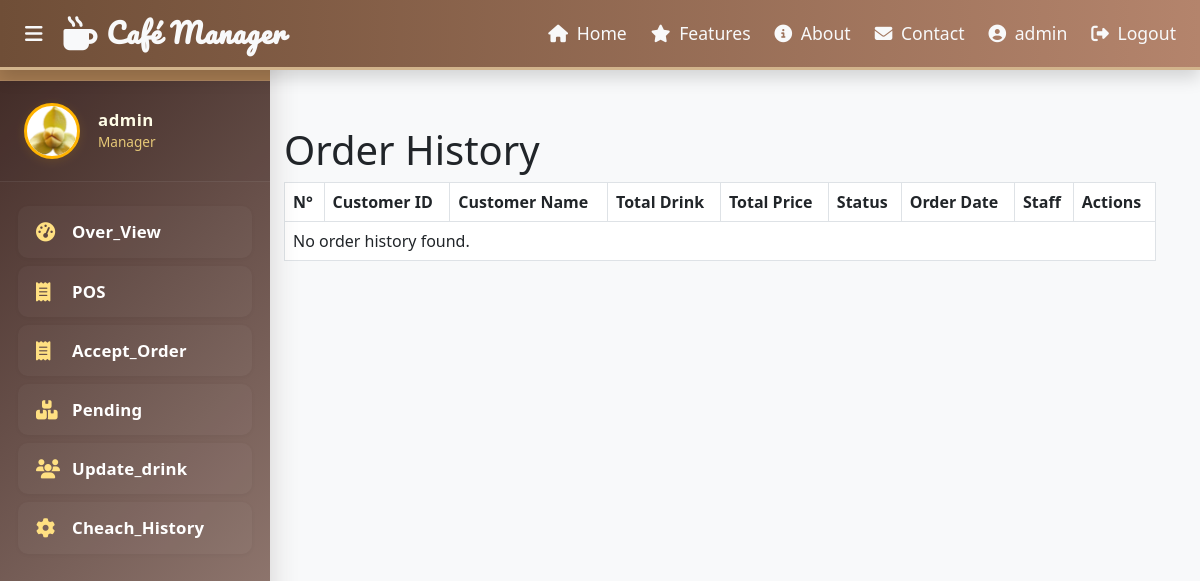
/history/ (signed in), run on an earlier commit of the app's database.
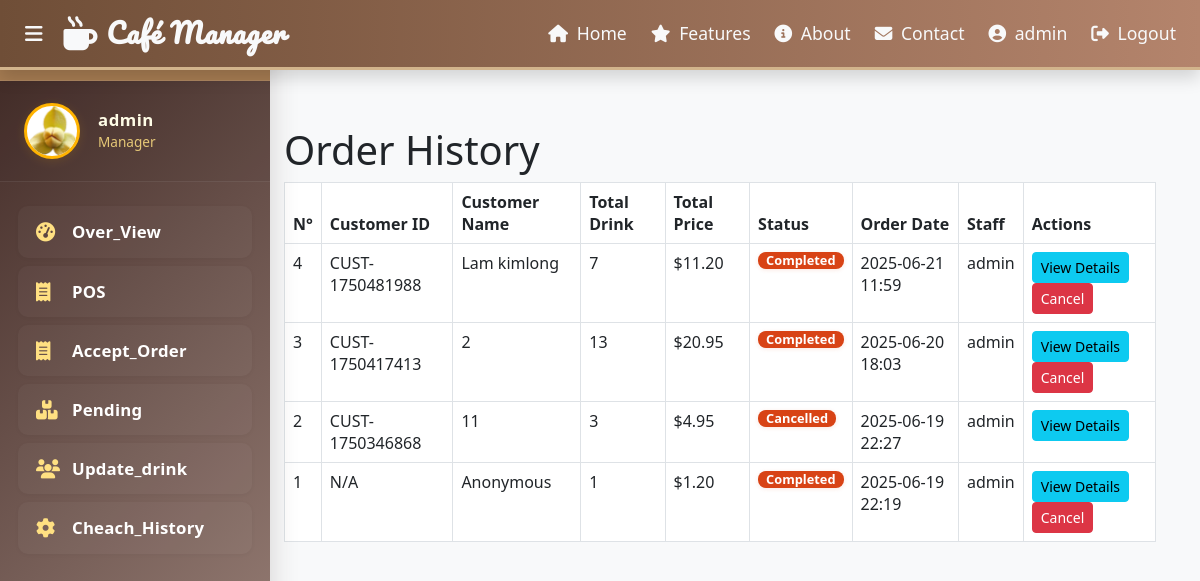
And on a later commit of the database.
### Coffee_System_App/models.py (models this page shows, shortened)
class Order(models.Model):
    STATUS_CHOICES = [
        ('pending', 'Pending'),
        ('accepted', 'Accepted'),
        ('completed', 'Completed'),
        ('cancelled', 'Cancelled'),
    ]
    customer = models.ForeignKey(Customer, on_delete=models.SET_NULL, null=True, blank=True) # Orders can be anonymous
    order_date = models.DateTimeField(auto_now_add=True)
    total_drinks = models.IntegerField(default=0)
    total_price = models.DecimalField(max_digits=10, decimal_places=2, default=0.00)
    status = models.CharField(max_length=20, choices=STATUS_CHOICES, default='pending')
    staff = models.ForeignKey(settings.AUTH_USER_MODEL, on_delete=models.SET_NULL, null=True, blank=True)

class Customer(models.Model):
    customer_id = models.CharField(max_length=50, unique=True) # You might use a UUID or auto-incrementing ID later
    name = models.CharField(max_length=100, blank=True, null=True)
    phone_number = models.CharField(max_length=20, blank=True, null=True)
    email = models.EmailField(blank=True, null=True)

### Coffee_System_App/views.py (the view)
# urls.py: path('history/', views.cheach_history, name='cheach_history'),
@login_required
def cheach_history(request):
    orders = Order.objects.filter(status__in=['accepted', 'completed', 'cancelled']).order_by('-order_date')
    context = {
        'orders': orders
    }
    return render(request, 'cheach_history.html', context)

### Coffee_System_App/Templates/cheach_history.html (shortened to what this page needs)
{% extends 'base.html' %}
{% load static %}
{% block content %}
<div class="container mt-4">
    <h1>Order History</h1>
    <div class="row">
        <div class="col-md-12">
            <table class="table table-bordered table-hover">
                <thead>
                    <tr>
                        <th>N°</th>
                        <th>Customer ID</th>
                        <th>Customer Name</th>
                        <th>Total Drink</th>
                        <th>Total Price</th>
                        <th>Status</th>
                        <th>Order Date</th>
                        <th>Staff</th>
                        <th>Actions</th>
                    </tr>
                </thead>
                <tbody id="orders-history-table-body">
                    {% for order in orders %}
                    <tr data-order-id="{{ order.id }}">
                        <td>{{ order.id }}</td>
                        <td>{{ order.customer.customer_id|default:"N/A" }}</td>
                        <td>{{ order.customer.name|default:"Anonymous" }}</td>
                        <td>{{ order.total_drinks }}</td>
                        <td>${{ order.total_price|floatformat:2 }}</td>
                        <td><span class="badge bg-{{ order.status|lower|cut:'accepted'|cut:'completed'|cut:'cancelled'|yesno:'primary,success,danger' }}">{{ order.status|capfirst }}</span></td>
                        <td>{{ order.order_date|date:"Y-m-d H:i" }}</td>
                        <td>{{ order.staff.username|default:"N/A" }}</td>
                        <td>
                            <button class="btn btn-sm btn-info view-details-history-btn" data-order-id="{{ order.id }}" data-bs-toggle="modal" data-bs-target="#orderDetailsModal">View Details</button>
                            {% if order.status != 'cancelled' %}
                                <button class="btn btn-sm btn-danger cancel-order-history-btn" data-order-id="{{ order.id }}">Cancel</button>
                            {% endif %}
                        </td>
                    </tr>
                    {% empty %}
                    <tr>
                        <td colspan="9">No order history found.</td>
                    </tr>
                    {% endfor %}
                </tbody>
            </table>
        </div>
    </div>
</div>
{% endblock %}

### Coffee_System_App/Templates/base.html (shortened to what this page needs)
{% load static %}
{% load cache %}
<!DOCTYPE html>
<html lang="en">
<head>
    <link href="https://cdn.jsdelivr.net/npm/bootstrap@5.3.0/dist/css/bootstrap.min.css" rel="stylesheet">
    <link href="https://cdnjs.cloudflare.com/ajax/libs/font-awesome/6.4.0/css/all.min.css" rel="stylesheet">
</head>
<body>
    {% include 'components/navbar.html' %}
    <div class="d-flex">
        {% include 'components/sidebar.html' %}
        <div class="content-wrapper">
            {% block content %}{% endblock %}
        </div>
    </div>
</body>
</html>

### Coffee_System_App/Templates/components/navbar.html (shortened to what this page needs)
<nav class="navbar navbar-expand-lg sticky-top shadow" style="background: linear-gradient(90deg, #6f4e37 0%, #b4846c 100%); animation: cafeFadeIn 1.2s;">
    <div class="container-fluid">
        <button id="sidebarToggle" class="btn btn-link text-light me-2">
            <i class="fas fa-bars fa-lg"></i>
        </button>
        <a class="navbar-brand text-light d-flex align-items-center fw-bold" href="{% url 'home' %}" style="font-family: 'Pacifico', cursive; font-size: 1.7rem; letter-spacing: 1px;">
            <i class="fas fa-mug-hot me-2 fa-lg" style="animation: steam 2s infinite alternate;"></i>
            <span>Café Manager</span>
        </a>
        <div class="collapse navbar-collapse" id="navbarNav">
            <ul class="navbar-nav ms-auto align-items-center">
                <li class="nav-item mx-1">
                    <a class="nav-link text-light position-relative" href="{% url 'home' %}">
                        <i class="fas fa-home me-1"></i> Home
                    </a>
                </li>
                <li class="nav-item mx-1">
                    <a class="nav-link text-light position-relative" href="{% url 'feature' %}">
                        <i class="fas fa-star me-1"></i> Features
                    </a>
                </li>
                <li class="nav-item mx-1">
                    <a class="nav-link text-light position-relative" href="{% url 'about' %}">
                        <i class="fas fa-info-circle me-1"></i> About
                    </a>
                </li>
                <li class="nav-item mx-1">
                    <a class="nav-link text-light position-relative" href="{% url 'contact' %}">
                        <i class="fas fa-envelope me-1"></i> Contact
                    </a>
                </li>
                {% if user.is_authenticated %}
                <li class="nav-item mx-1">
                    <a class="nav-link text-light position-relative" href="#">
                        <i class="fas fa-user-circle me-1"></i> {{ user.username }}
                    </a>
                </li>
                <li class="nav-item mx-1">
                    <a class="nav-link text-light position-relative" href="{% url 'staff_logout' %}"data-bs-toggle="modal" data-bs-target="#logoutModal">
                        <i class="fas fa-sign-out-alt me-1"></i> Logout
                    </a>
                </li>
                {% endif %}
            </ul>
        </div>
    </div>
</nav>

### Coffee_System_App/Templates/components/sidebar.html (shortened to what this page needs)
{% load static %}
<div class="sidebar" id="sidebar">
    <div class="sidebar-header">
        <div class="cafe-brand animate__animated animate__fadeInLeft">
            <i class="fas fa-mug-hot"></i>
            <span>Café Manager</span>
        </div>
    </div>
    <div class="user-profile animate__animated animate__fadeInLeft animate__delay-1s">
        <img src="{% static 'images/IMG_5992.PNG' %}" alt="User" class="user-image">
        <div class="user-info">
            <h6 class="user-name">{{ request.user.username|default:"" }}</h6>
            <span class="user-role">{{ request.user.profile.role|default:"Manager" }}</span>
        </div>
    </div>
    <ul class="sidebar-menu">
        <li class="menu-item {% if request.path == '/overview/' %}active{% endif %} animate__animated animate__fadeInLeft animate__delay-2s">
            <a href="{% url 'overview' %}">
                <i class="fas fa-tachometer-alt"></i>
                <span>Over_View</span>
            </a>
        </li>
        <li class="menu-item {% if 'pos_system' in request.path %}active{% endif %} animate__animated animate__fadeInLeft animate__delay-3s">
            <a href="{% url 'pos_system' %}">
                <i class="fas fa-receipt"></i>
                <span>POS</span>
            </a>
        </li>
        <li class="menu-item {% if 'accept_order' in request.path %}active{% endif %} animate__animated animate__fadeInLeft animate__delay-3s">
            <a href="{% url 'accept_order' %}">
                <i class="fas fa-receipt"></i>
                <span>Accept_Order</span>
            </a>
        </li>
        <li class="menu-item {% if 'pending_orders' in request.path %}active{% endif %} animate__animated animate__fadeInLeft animate__delay-4s">
            <a href="{% url 'pending_orders' %}">
                <i class="fas fa-boxes"></i>
                <span>Pending</span>
            </a>
        </li>
        <li class="menu-item {% if 'update_drink' in request.path %}active{% endif %} animate__animated animate__fadeInLeft animate__delay-5s">
            <a href="{% url 'update_drink' %}">
                <i class="fas fa-users"></i>
                <span>Update_drink</span>
            </a>
        </li>
        <li class="menu-item {% if 'cheach_history' in request.path %}active{% endif %} animate__animated animate__fadeInLeft animate__delay-6s">
            <a href="{% url 'cheach_history' %}">
                <i class="fas fa-cog"></i>
                <span>Cheach_History</span>
            </a>
        </li>
    </ul>
</div>
<link rel="stylesheet" href="https://cdnjs.cloudflare.com/ajax/libs/animate.css/4.1.1/animate.min.css"/>

### Coffee_System_App/Templates/base.html (style rules this page uses)
:root { --coffee-brown: #6F4E37; --light-brown: #A67C52; --cream: #FFFDD0; }
body { background-color: #f8f9fa; font-family: 'Segoe UI', sans-serif; }
.sidebar { position: fixed; top: 0; left: 0; height: 100vh; width: 240px; background: var(--coffee-brown); color: #fff; transition: width 0.3s; z-index: 1030; overflow-y: auto; box-shadow: 2px 0 8px rgba(0,0,0,0.05); }
.sidebar .sidebar-header { padding: 1.5rem 1rem; font-size: 1.3rem; font-weight: bold; background: var(--light-brown); text-align: center; letter-spacing: 1px; }
.content-wrapper { margin-left: 240px; padding: 2rem 2rem 2rem 2rem; transition: margin-left 0.3s; width: 100%; }

### Coffee_System_App/Templates/components/navbar.html (style rules this page uses)
.navbar { border-bottom: 3px solid #d2b48c; }
.nav-link { transition: color 0.3s; font-size: 1.1rem; font-family: 'Segoe UI', sans-serif; }

### Coffee_System_App/Templates/components/sidebar.html (style rules this page uses)
.sidebar { width: 270px; height: 100vh; background: linear-gradient(135deg, #3e2723 0%, #a1887f 100%); color: #fff; position: fixed; left: 0; top: 0; z-index: 1000; transition: all 0.4s cubic-bezier(.77,0,.18,1); box-shadow: 4px 0 24px rgba(62,39,35,0.15); overflow-y: auto; font-family: 'Quicksand', 'Segoe UI', sans-serif; }
.sidebar-header { padding: 24px 20px 16px 24px; display: flex; align-items: center; justify-content: space-between; border-bottom: 1px solid rgba(255,255,255,0.08); background: rgba(0,0,0,0.07); }
.cafe-brand { display: flex; align-items: center; gap: 12px; font-size: 1.35rem; font-weight: 700; letter-spacing: 1px; color: #ffe0b2; text-shadow: 0 2px 8px rgba(0,0,0,0.12); }
.cafe-brand i { font-size: 1.7rem; color: #ffb300; filter: drop-shadow(0 2px 4px #6d4c41); }
.user-profile { padding: 22px 24px; display: flex; align-items: center; gap: 18px; border-bottom: 1px solid rgba(255,255,255,0.08); background: rgba(0,0,0,0.04); }
.user-image { width: 56px; height: 56px; border-radius: 50%; border: 3px solid #ffb300; box-shadow: 0 2px 10px rgba(255,179,0,0.13); object-fit: cover; background: #fff; }
.user-info { display: flex; flex-direction: column; gap: 2px; }
.user-name { margin: 0; font-size: 1.05rem; font-weight: 700; color: #fffde7; letter-spacing: 0.5px; }
.user-role { font-size: 0.85rem; color: #ffe082; opacity: 0.85; font-weight: 500; }
.sidebar-menu { list-style: none; padding: 24px 0 0 0; margin: 0; }
.menu-item { padding: 0 18px; margin-bottom: 8px; opacity: 0.98; transition: transform 0.2s cubic-bezier(.77,0,.18,1), box-shadow 0.2s; }
.menu-item a { display: flex; align-items: center; padding: 13px 18px; color: #fff; text-decoration: none; border-radius: 10px; font-size: 1.05rem; font-weight: 600; letter-spacing: 0.2px; background: rgba(255,255,255,0.03); box-shadow: 0 1px 4px rgba(0,0,0,0.04); transition: background 0.2s, color 0.2s, transform 0.2s; position: relative; }
.menu-item i { width: 22px; margin-right: 14px; font-size: 1.2rem; color: #ffe082; transition: color 0.2s; }
.badge { margin-left: auto; font-size: 0.8rem; background: #d84315 !important; color: #fff; border-radius: 8px; padding: 2px 8px; font-weight: 700; box-shadow: 0 1px 4px rgba(216,67,21,0.13); }

What changed in the data, as far as the page shows it:
added Order: id "4", customer.customer_id "CUST-1750481988", customer.name "Lam kimlong", total_drinks "7", total_price "11.20", status "Completed", order_date "2025-06-21 11:59", staff.username "admin"
added Order: id "3", customer.customer_id "CUST-1750417413", customer.name "2", total_drinks "13", total_price "20.95", status "Completed", order_date "2025-06-20 18:03", staff.username "admin"
added Order: id "2", customer.customer_id "CUST-1750346868", customer.name "11", total_drinks "3", total_price "4.95", status "Cancelled", order_date "2025-06-19 22:27", staff.username "admin"
added Order: id "1", customer.customer_id "N/A", customer.name "Anonymous", total_drinks "1", total_price "1.20", status "Completed", order_date "2025-06-19 22:19", staff.username "admin"
Also different on the page:
text no longer shown: "No order history found."
